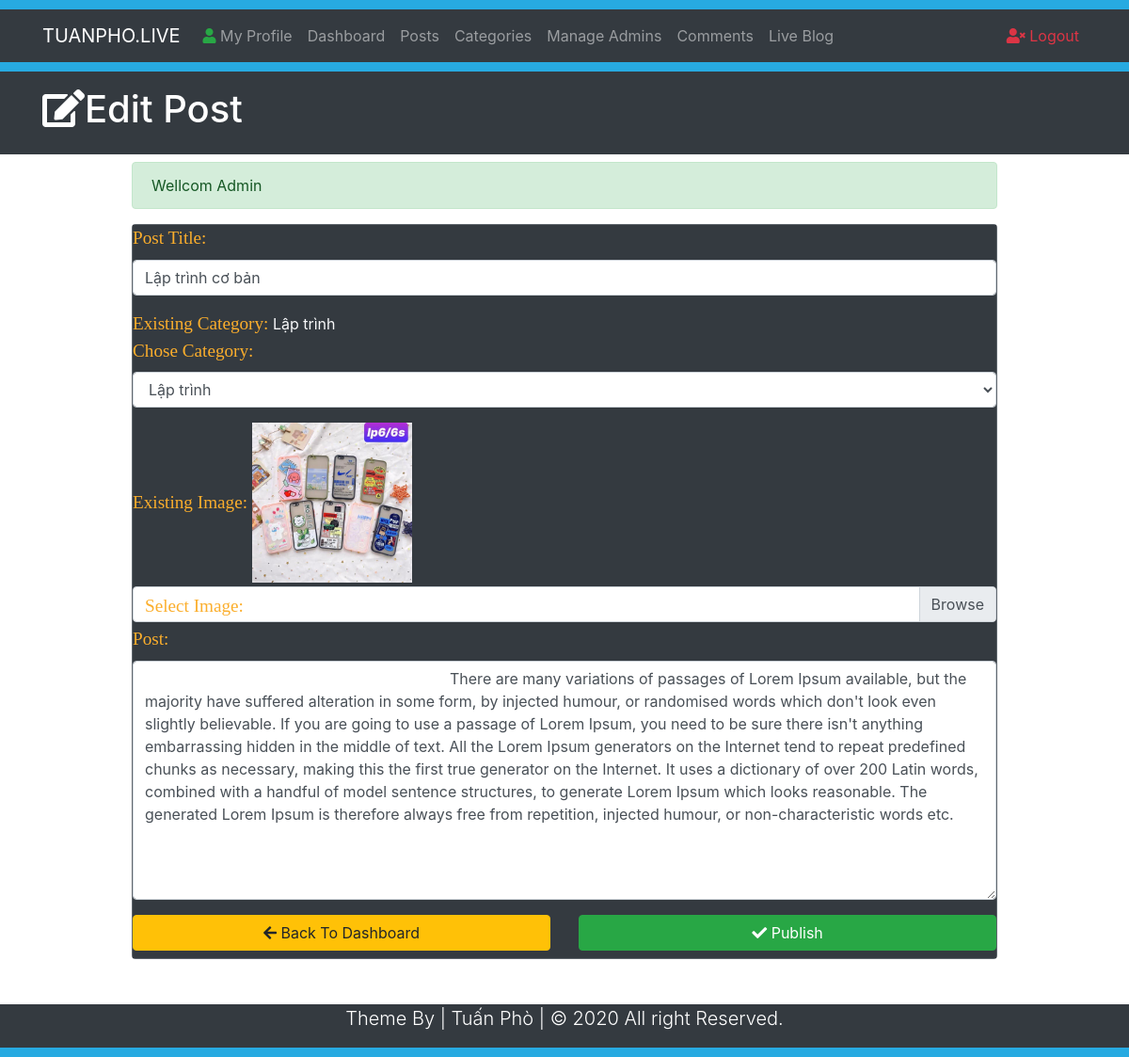
The page /EditPost.php?id=2 (signed in) on the database its author committed.
### tables this page shows
CREATE TABLE `posts` (
  `id` int(10) NOT NULL,
  `datetime` varchar(50) NOT NULL,
  `title` varchar(300) NOT NULL,
  `category` varchar(50) NOT NULL,
  `author` varchar(50) NOT NULL,
  `image` varchar(100) NOT NULL,
  `post` mediumtext NOT NULL
);

### EditPost.php (the view, shortened to what this page needs)
<?php
require_once 'Includes/Sessions.php';
$SearchQueryParameter = $_GET['id'];
?>
<!DOCTYPE html>
<html lang="en">
<head>
	<link rel="stylesheet" href="https://use.fontawesome.com/releases/v5.14.0/css/all.css">
	<link rel="stylesheet" href="https://stackpath.bootstrapcdn.com/bootstrap/4.5.2/css/bootstrap.min.css">
	<link rel="stylesheet" href="Css/Style.css">
</head>
<body>
	<div style="height: 10px; background: #27aae1"></div>
	<nav class="navbar navbar-expand-lg navbar-dark bg-dark">
		<div class="container">
			<a href="#" class="navbar-brand">TUANPHO.LIVE</a>
			<div class="collapse navbar-collapse" id="navbarcollapseCMS">
				<ul class="navbar-nav mr-auto">
					<li class="nav-item"><a href="MyProfile.php" class="nav-link"><i class="fas fa-user text-success"></i> My Profile</a></li>
					<li class="nav-item"><a href="Dashboard.php" class="nav-link">Dashboard</a></li>
					<li class="nav-item"><a href="Posts.php" class="nav-link">Posts</a></li>
					<li class="nav-item"><a href="Categories.php" class="nav-link">Categories</a></li>
					<li class="nav-item"><a href="Admins.php" class="nav-link">Manage Admins</a></li>
					<li class="nav-item"><a href="Comments.php" class="nav-link">Comments</a></li>
					<li class="nav-item"><a href="Blog.php" class="nav-link">Live Blog</a></li>
				</ul>
				<ul class="navbar-nav ml-auto">
					<li class="nav-item"><a href="Logout.php" class="nav-link text-danger"><i class="fas fa-user-times"></i> Logout</a></li>
				</ul>
			</div>
		</div>
	</nav>
	<div style="height: 10px; background: #27aae1"></div>
	<header class="bg-dark text-white py-3">
		<div class="container">
			<div class="row">
				<div class="col-md-12">
					<h1><i class="fas fa-edit"></i>Edit Post</h1>
				</div>
			</div>
		</div>
	</header>
	<section class="container py-2 mb-4">
		<div class="row">
			<div class="offset-lg-1 col-lg-10" style="min-height: 400px;">
				<?php
				echo SuccessMessage();
				global $ConnectingDB;
				$sql = "SELECT * FROM posts WHERE id = '$SearchQueryParameter'";
				$stmt = $ConnectingDB->query($sql);
				while ($DataRows = $stmt->fetch()) {
				    $TitleToBeUpdated = $DataRows['title'];
				    $CategoryToBeUpdated = $DataRows['category'];
				    $ImageToBeUpdated = $DataRows['image'];
				    $PostToBeUpdate = $DataRows['post'];
				}
				?>
				<form action="EditPost.php?id=<?= $SearchQueryParameter; ?>" method="post" enctype="multipart/form-data">
					<div class="card bg-secondary text-light mb-3">
						<div class="card-boy bg-dark">
							<div class="form-group">
								<label for="title"><span class="FieldInfo">Post Title:</span></label>
								<input class="form-control" type="text" name="PostTitle" value="<?= $TitleToBeUpdated; ?>" id="title" placeholder="Type title here">
							</div>
							<div class="form-group">
								<span class="FieldInfo">Existing Category:</span>
								<?= $CategoryToBeUpdated; ?>
								<br>
								<label for="CategoryTitle"><span class="FieldInfo">Chose Category:</span></label>
								<select class="form-control" name="Category" id="CategoryTitle">
									<?php
									global $ConnectingDB;
									$sql = 'SELECT id, title FROM category';
									$stmt = $ConnectingDB->query($sql);
									while ($DataRows = $stmt->fetch()) :
									    $categoryName = $DataRows['title'];
									?>
									<option value="<?= $categoryName; ?>"><?= $categoryName; ?></option>
									<?php endwhile; ?>
								</select>
							</div>
							<div class="form-group mb-1">
								<span class="FieldInfo">Existing Image:</span>
								<img src="Uploads/<?= $ImageToBeUpdated; ?>" alt="" width="170px" height="70px" class="img-fluid mb-1">
								<div class="custom-file">
									<label for="imageSelect" class="custom-file-label"><span class="FieldInfo">Select Image:</span></label>
								</div>
							</div>
							<div class="form-group">
								<label for="Post"><span class="FieldInfo">Post:</span></label>
								<textarea class="form-control" name="PostDescription" id="Post" cols="30" rows="10">
									<?= $PostToBeUpdate; ?>
								</textarea>
							</div>
							<div class="row">
								<div class="col-lg-6 mb-2">
									<a href="Dashboard.php" class="btn btn-warning btn-block"><i class="fas fa-arrow-left"></i> Back To Dashboard</a>
								</div>
								<div class="col-lg-6 mb-2">
									<button type="submit" class="btn btn-success btn-block" name="Submit">
										<i class="fas fa-check"></i> Publish
									</button>
								</div>
							</div>
						</div>
					</div>
				</form>
			</div>
		</div>
	</section>
	<footer class="bg-dark text-white">
		<div class="container">
			<div class="row">
				<div class="col">
					<p class="lead text-center">Theme By | Tuấn Phò | &copy; <span id="year"></span> All right Reserved.</p>
				</div>
			</div>
		</div>
	</footer>
	<div style="height: 10px; background: #27aae1"></div>
</body>
</html>

### Css/Style.css (style rules this page uses)
.FieldInfo { color: rgb(251, 174, 44); font-family: Bitter, Georgia, "Times New Roman", Times, serif; font-size: 1.2em; }

### rows shown on the page
posts: PostTitle "Lập trình cơ bản", category "Lập trình", image (picture), PostDescription "There are many variations of passages of Lorem Ipsum available, but the majority have suffered alteration in some form, by injected humour, or randomised words which don't look even slightly believable. If you are going to use a passage of Lorem Ipsum, you need to be sure there isn't anything embarrassing hidden in the middle of text. All the Lorem Ipsum generators on the Internet tend to repeat predefined chunks as necessary, making this the first true generator on the Internet. It uses a dictionary of over 200 Latin words, combined with a handful of model sentence structures, to generate Lorem Ipsum which looks reasonable. The generated Lorem Ipsum is therefore always free from…"

### other values the page prints
SuccessMessage() "Wellcom Admin"
form field Category "Lập trình"
